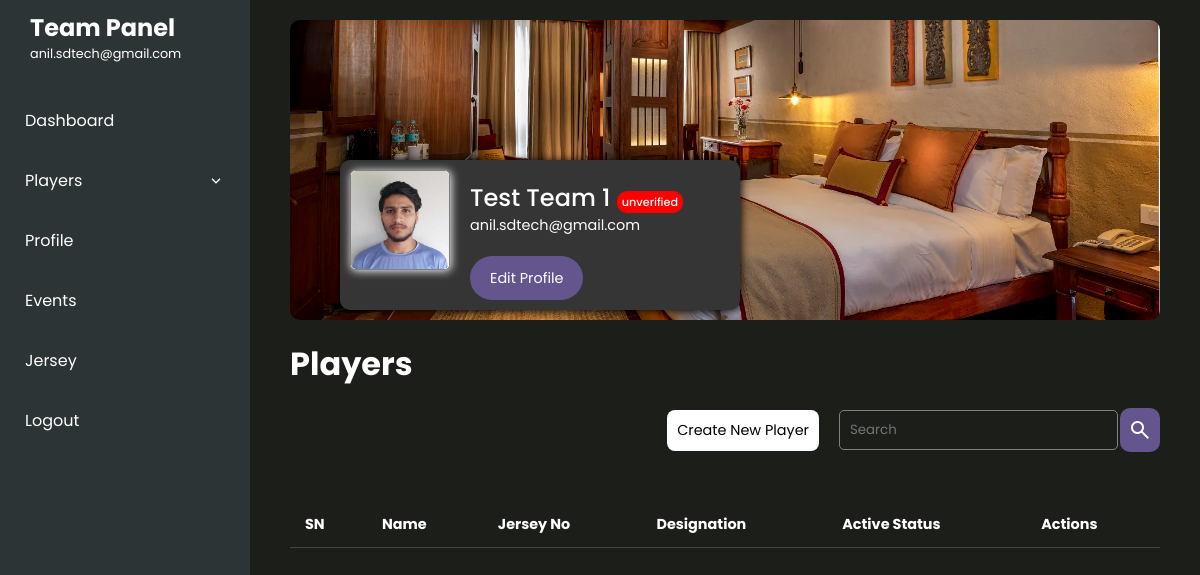
The app's page /teams/8/players/ (signed in), older data.
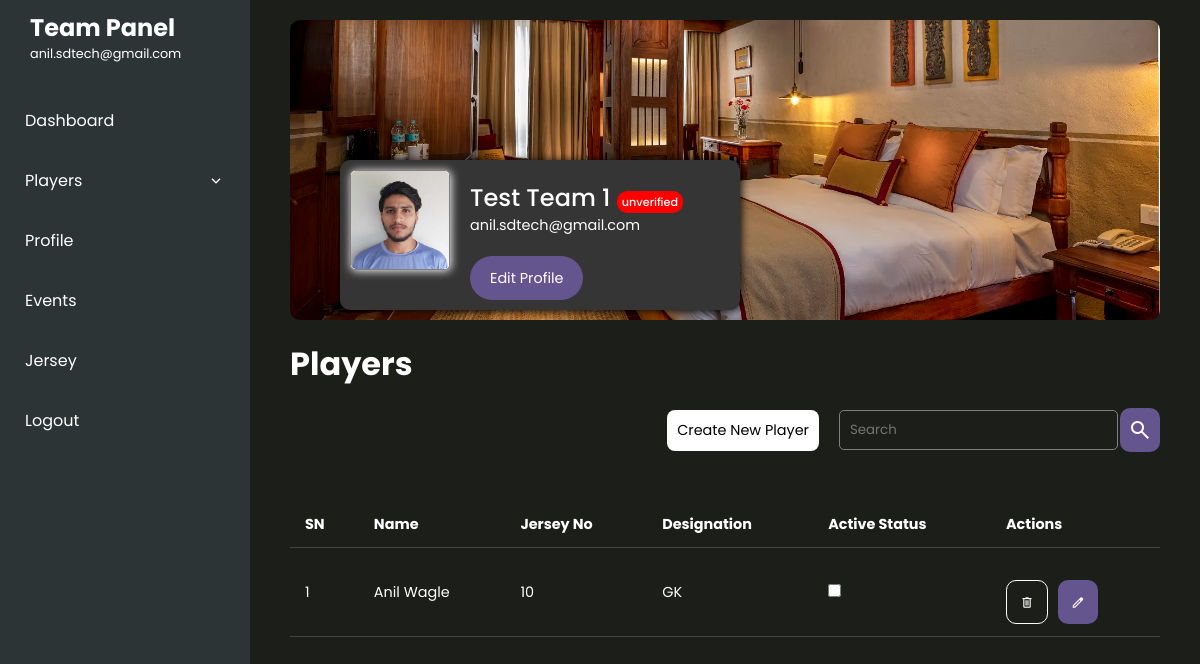
The same page, newer data.
### team/models.py (models this page shows, shortened)
class Player(models.Model):
    team = models.ForeignKey('Team', on_delete=models.CASCADE)
    name = models.CharField(max_length=50)
    jersey_no = models.PositiveIntegerField()
    age = models.PositiveIntegerField()
    email = models.EmailField(max_length=100,blank=True,null=True)
    phone = models.CharField(max_length=10,blank=True,null=True)
    weight = models.PositiveIntegerField(blank=True,null=True)
    is_active = models.BooleanField(default=False)
    is_playing = models.BooleanField(default=False)
    profile_image = models.ImageField(upload_to='images/teams/', blank=True, null=True)
    height = models.PositiveIntegerField(blank=True,null=True)
    blood_group = models.CharField(max_length=25, choices=constants.BLOOD_GROUPS.choices)
    address = models.TextField(blank=True,null=True)
    designation = models.CharField(max_length=100, choices=constants.PLAYER_POSITION.choices, blank=True, null=True)
    created_at = models.DateTimeField(auto_now_add=True,blank=True,null=True)
    updated_at = models.DateTimeField(auto_now=True,blank=True,null=True)

### sportsApp/views.py (the view)
# urls.py: path("teams/<int:team_id>/players/",views.view_players,name="team-players"),
def view_players(request,team_id):
    team = get_object_or_404(Team,id=team_id)
    players = Player.objects.filter(team=team)
    return render(request,'./teams/player_table.html',{'team':team,'players':players})

### sportsApp/context_processors.py (called while the page is built)
def permissions_processor(request):
    permissions = {
        "is_organizer": False,
        "is_staff": False,
    }
    if request.user.is_authenticated:
        if request.user.is_staff:
            permissions['is_organizer'] = True
        elif request.user.groups.filter(name='TeamGroup').exists():
             permissions["is_team"] = True
    return {"permissions": permissions}

### sportsApp/templates/teams/player_table.html
{% extends 'teams/teamProfile.html' %}
{% block teamcontent %}
{% include 'players/player_list.html' %}
{% endblock teamcontent %}

### sportsApp/templates/players/player_list.html (shortened to what this page needs)
<div class="responsive-table-box players_table">
    <h2 >Players</h2>
    <div class="filter_box">
        <div class="filter_box">
            <a href="{% url 'create-player' team_id=team.id %}">Create New Player</a>
            <div class="search">
               <input type="search" placeholder="Search"/>
               <button class="global_btn"><span class="material-symbols-outlined">
                </span></button>
            </div>
        </div>
    </div>
    <table class="responsive-table">
      <thead>
        <tr>
          <th>SN</th>
          <th>Name</th>
          <th>Jersey No</th>
          <th>Designation</th>
          <th>Active Status</th>
          <th>Actions</th>
        </tr>
      </thead>
      <tbody>
        {% for player in players %}
        <tr>
          <td>{{ forloop.counter|add:0 }}</td>
          <td>{{player.name}}</td>
          <td>{{player.jersey_no}}</td>
          <td>{{player.designation}}</td>
          <td>
            <div class="checkbox_wrapper">
              <input type="checkbox"
              id="team_checkbox{{ player.id }}"
                  onchange="handleChangeTeamCheckbox('{{ player.id }}','{{player.name}}')"
                  />
            </div>
          </td>
          <td>
            <div class="td_actions">
                <button class="global_btn outline" type="button" onclick="handleDeletePlayer('{{player.id}}','Do you want to delete this player {{player.name}}?','You make lose the player data if you delete.')">
                  <span class="icon material-symbols-outlined">
                    </span>
                </button>
                <a href="/update-player/{{player.id}}">
                  <button class="global_btn" type="button">
                    <span class="icon material-symbols-outlined">
                      </span>
                  </button>
                </a>
              </div>
          </td>
        </tr>
        {% endfor %}
      </tbody>
    </table>
  </div>

Row changes from the older to the newer data that the page shows:
added Player: name "Anil Wagle", jersey_no "10", designation "GK"
